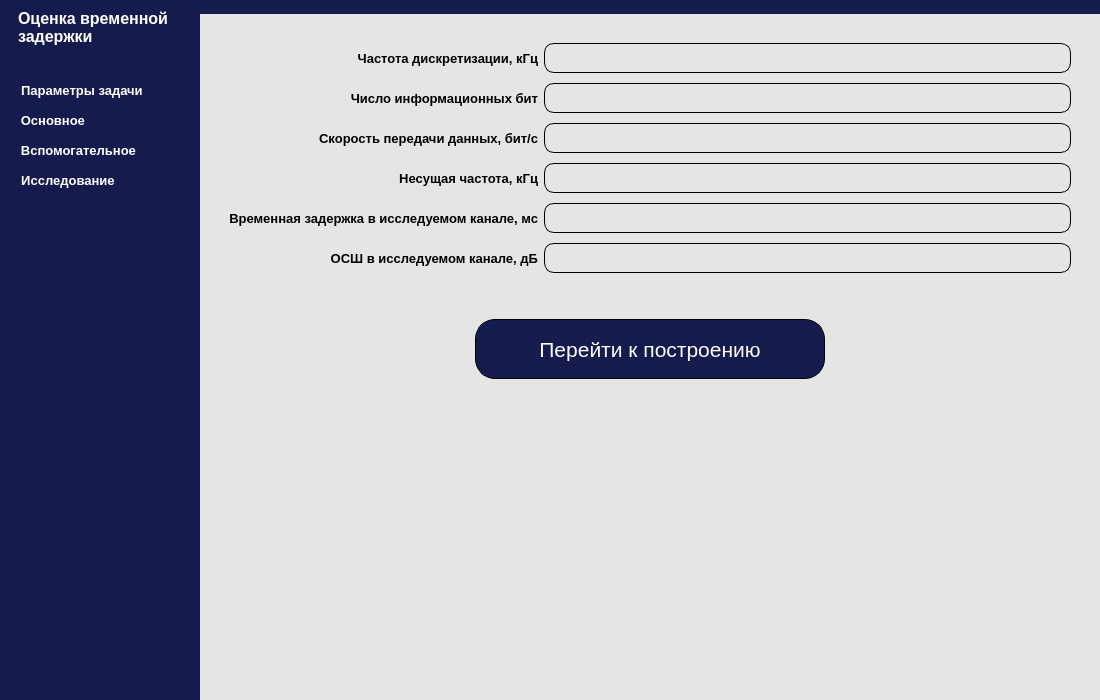
<?xml version="1.0" encoding="UTF-8"?>
<ui version="4.0">
 <class>MainWindow</class>
 <widget class="QMainWindow" name="MainWindow">
  <property name="enabled">
   <bool>true</bool>
  </property>
  <property name="geometry">
   <rect>
    <x>0</x>
    <y>0</y>
    <width>1100</width>
    <height>700</height>
   </rect>
  </property>
  <property name="minimumSize">
   <size>
    <width>1100</width>
    <height>700</height>
   </size>
  </property>
  <property name="contextMenuPolicy">
   <enum>Qt::DefaultContextMenu</enum>
  </property>
  <property name="windowTitle">
   <string>MainWindow</string>
  </property>
  <property name="styleSheet">
   <string notr="true">background-color: rgb(240, 240, 240);</string>
  </property>
  <property name="toolButtonStyle">
   <enum>Qt::ToolButtonTextBesideIcon</enum>
  </property>
  <property name="animated">
   <bool>true</bool>
  </property>
  <property name="documentMode">
   <bool>false</bool>
  </property>
  <property name="dockNestingEnabled">
   <bool>false</bool>
  </property>
  <property name="unifiedTitleAndToolBarOnMac">
   <bool>false</bool>
  </property>
  <widget class="QWidget" name="centralwidget">
   <property name="styleSheet">
    <string notr="true">border: none;</string>
   </property>
   <layout class="QHBoxLayout" name="horizontalLayout">
    <property name="spacing">
     <number>0</number>
    </property>
    <property name="leftMargin">
     <number>0</number>
    </property>
    <property name="topMargin">
     <number>0</number>
    </property>
    <property name="rightMargin">
     <number>0</number>
    </property>
    <property name="bottomMargin">
     <number>0</number>
    </property>
    <item>
     <widget class="QFrame" name="side_menu_container">
      <property name="minimumSize">
       <size>
        <width>0</width>
        <height>0</height>
       </size>
      </property>
      <property name="maximumSize">
       <size>
        <width>200</width>
        <height>16777215</height>
       </size>
      </property>
      <property name="styleSheet">
       <string notr="true">background-color: rgb(21, 28, 77);
border: none;</string>
      </property>
      <property name="frameShape">
       <enum>QFrame::StyledPanel</enum>
      </property>
      <property name="frameShadow">
       <enum>QFrame::Raised</enum>
      </property>
      <layout class="QVBoxLayout" name="verticalLayout_2">
       <property name="spacing">
        <number>0</number>
       </property>
       <property name="leftMargin">
        <number>0</number>
       </property>
       <property name="topMargin">
        <number>0</number>
       </property>
       <property name="rightMargin">
        <number>0</number>
       </property>
       <property name="bottomMargin">
        <number>0</number>
       </property>
       <item>
        <widget class="QFrame" name="side_menu">
         <property name="minimumSize">
          <size>
           <width>200</width>
           <height>0</height>
          </size>
         </property>
         <property name="styleSheet">
          <string notr="true"/>
         </property>
         <property name="frameShape">
          <enum>QFrame::StyledPanel</enum>
         </property>
         <property name="frameShadow">
          <enum>QFrame::Raised</enum>
         </property>
         <layout class="QVBoxLayout" name="verticalLayout_6">
          <property name="spacing">
           <number>0</number>
          </property>
          <property name="leftMargin">
           <number>0</number>
          </property>
          <property name="topMargin">
           <number>0</number>
          </property>
          <property name="rightMargin">
           <number>0</number>
          </property>
          <property name="bottomMargin">
           <number>0</number>
          </property>
          <item alignment="Qt::AlignHCenter|Qt::AlignTop">
           <widget class="QFrame" name="name_frame">
            <property name="frameShape">
             <enum>QFrame::StyledPanel</enum>
            </property>
            <property name="frameShadow">
             <enum>QFrame::Raised</enum>
            </property>
            <layout class="QHBoxLayout" name="horizontalLayout_3">
             <item alignment="Qt::AlignTop">
              <widget class="QLabel" name="application_name_label">
               <property name="font">
                <font>
                 <family>Arial</family>
                 <pointsize>12</pointsize>
                 <weight>75</weight>
                 <bold>true</bold>
                </font>
               </property>
               <property name="styleSheet">
                <string notr="true">color: rgb(255, 255, 255);</string>
               </property>
               <property name="text">
                <string>Оценка временной задержки</string>
               </property>
               <property name="scaledContents">
                <bool>false</bool>
               </property>
               <property name="wordWrap">
                <bool>true</bool>
               </property>
              </widget>
             </item>
             <item alignment="Qt::AlignTop">
              <widget class="QLabel" name="application_icon_label">
               <property name="text">
                <string/>
               </property>
               <property name="pixmap">
                <pixmap>../icons/application_icon.png</pixmap>
               </property>
              </widget>
             </item>
            </layout>
           </widget>
          </item>
          <item>
           <widget class="QFrame" name="buttons_frame">
            <property name="sizePolicy">
             <sizepolicy hsizetype="Preferred" vsizetype="Expanding">
              <horstretch>0</horstretch>
              <verstretch>0</verstretch>
             </sizepolicy>
            </property>
            <property name="frameShape">
             <enum>QFrame::NoFrame</enum>
            </property>
            <property name="frameShadow">
             <enum>QFrame::Plain</enum>
            </property>
            <layout class="QVBoxLayout" name="verticalLayout_7">
             <property name="spacing">
              <number>0</number>
             </property>
             <property name="leftMargin">
              <number>10</number>
             </property>
             <property name="topMargin">
              <number>0</number>
             </property>
             <property name="rightMargin">
              <number>0</number>
             </property>
             <property name="bottomMargin">
              <number>0</number>
             </property>
             <item>
              <spacer name="verticalSpacer_2">
               <property name="orientation">
                <enum>Qt::Vertical</enum>
               </property>
               <property name="sizeType">
                <enum>QSizePolicy::Fixed</enum>
               </property>
               <property name="sizeHint" stdset="0">
                <size>
                 <width>20</width>
                 <height>20</height>
                </size>
               </property>
              </spacer>
             </item>
             <item alignment="Qt::AlignLeft">
              <widget class="QPushButton" name="open_parameters_page_button">
               <property name="minimumSize">
                <size>
                 <width>0</width>
                 <height>30</height>
                </size>
               </property>
               <property name="font">
                <font>
                 <family>Arial</family>
                 <pointsize>10</pointsize>
                 <weight>75</weight>
                 <bold>true</bold>
                </font>
               </property>
               <property name="styleSheet">
                <string notr="true">color: rgb(255, 255, 255);</string>
               </property>
               <property name="text">
                <string>   Параметры задачи</string>
               </property>
               <property name="icon">
                <iconset>
                 <normaloff>../icons/settings.png</normaloff>../icons/settings.png</iconset>
               </property>
               <property name="iconSize">
                <size>
                 <width>30</width>
                 <height>30</height>
                </size>
               </property>
              </widget>
             </item>
             <item alignment="Qt::AlignLeft">
              <widget class="QPushButton" name="open_main_page_button">
               <property name="minimumSize">
                <size>
                 <width>0</width>
                 <height>30</height>
                </size>
               </property>
               <property name="font">
                <font>
                 <family>Arial</family>
                 <pointsize>10</pointsize>
                 <weight>75</weight>
                 <bold>true</bold>
                </font>
               </property>
               <property name="styleSheet">
                <string notr="true">color: rgb(255, 255, 255);</string>
               </property>
               <property name="text">
                <string>   Основное</string>
               </property>
               <property name="icon">
                <iconset>
                 <normaloff>../icons/main_graphs.png</normaloff>../icons/main_graphs.png</iconset>
               </property>
               <property name="iconSize">
                <size>
                 <width>30</width>
                 <height>30</height>
                </size>
               </property>
              </widget>
             </item>
             <item alignment="Qt::AlignLeft">
              <widget class="QPushButton" name="open_help_page_button">
               <property name="minimumSize">
                <size>
                 <width>0</width>
                 <height>30</height>
                </size>
               </property>
               <property name="font">
                <font>
                 <family>Arial</family>
                 <pointsize>10</pointsize>
                 <weight>75</weight>
                 <bold>true</bold>
                </font>
               </property>
               <property name="styleSheet">
                <string notr="true">color: rgb(255, 255, 255);</string>
               </property>
               <property name="text">
                <string>   Вспомогательное</string>
               </property>
               <property name="icon">
                <iconset>
                 <normaloff>../icons/help_graphs.png</normaloff>../icons/help_graphs.png</iconset>
               </property>
               <property name="iconSize">
                <size>
                 <width>30</width>
                 <height>30</height>
                </size>
               </property>
              </widget>
             </item>
             <item alignment="Qt::AlignLeft">
              <widget class="QPushButton" name="open_research_page_button">
               <property name="minimumSize">
                <size>
                 <width>0</width>
                 <height>30</height>
                </size>
               </property>
               <property name="font">
                <font>
                 <family>Arial</family>
                 <pointsize>10</pointsize>
                 <weight>75</weight>
                 <bold>true</bold>
                </font>
               </property>
               <property name="styleSheet">
                <string notr="true">color: rgb(255, 255, 255);</string>
               </property>
               <property name="text">
                <string>   Исследование</string>
               </property>
               <property name="icon">
                <iconset>
                 <normaloff>../icons/research.png</normaloff>../icons/research.png</iconset>
               </property>
               <property name="iconSize">
                <size>
                 <width>30</width>
                 <height>30</height>
                </size>
               </property>
              </widget>
             </item>
             <item>
              <spacer name="verticalSpacer">
               <property name="orientation">
                <enum>Qt::Vertical</enum>
               </property>
               <property name="sizeHint" stdset="0">
                <size>
                 <width>20</width>
                 <height>40</height>
                </size>
               </property>
              </spacer>
             </item>
            </layout>
           </widget>
          </item>
         </layout>
        </widget>
       </item>
      </layout>
     </widget>
    </item>
    <item>
     <widget class="QFrame" name="main_container">
      <property name="styleSheet">
       <string notr="true">background-color: rgb(229, 229, 229);</string>
      </property>
      <property name="frameShape">
       <enum>QFrame::StyledPanel</enum>
      </property>
      <property name="frameShadow">
       <enum>QFrame::Raised</enum>
      </property>
      <layout class="QVBoxLayout" name="verticalLayout">
       <property name="spacing">
        <number>0</number>
       </property>
       <property name="leftMargin">
        <number>0</number>
       </property>
       <property name="topMargin">
        <number>0</number>
       </property>
       <property name="rightMargin">
        <number>0</number>
       </property>
       <property name="bottomMargin">
        <number>0</number>
       </property>
       <item alignment="Qt::AlignTop">
        <widget class="QFrame" name="header_container">
         <property name="styleSheet">
          <string notr="true">background-color: rgb(21, 28, 77);
border: none;</string>
         </property>
         <property name="frameShape">
          <enum>QFrame::NoFrame</enum>
         </property>
         <property name="frameShadow">
          <enum>QFrame::Raised</enum>
         </property>
         <layout class="QHBoxLayout" name="horizontalLayout_2">
          <property name="spacing">
           <number>0</number>
          </property>
          <property name="leftMargin">
           <number>0</number>
          </property>
          <property name="topMargin">
           <number>0</number>
          </property>
          <property name="rightMargin">
           <number>0</number>
          </property>
          <property name="bottomMargin">
           <number>0</number>
          </property>
          <item alignment="Qt::AlignLeft|Qt::AlignTop">
           <widget class="QFrame" name="side_menu_button_frame">
            <property name="styleSheet">
             <string notr="true">border: none;</string>
            </property>
            <property name="frameShape">
             <enum>QFrame::StyledPanel</enum>
            </property>
            <property name="frameShadow">
             <enum>QFrame::Raised</enum>
            </property>
            <layout class="QVBoxLayout" name="verticalLayout_3">
             <property name="spacing">
              <number>0</number>
             </property>
             <property name="leftMargin">
              <number>0</number>
             </property>
             <property name="topMargin">
              <number>0</number>
             </property>
             <property name="rightMargin">
              <number>0</number>
             </property>
             <property name="bottomMargin">
              <number>0</number>
             </property>
             <item>
              <widget class="QPushButton" name="side_menu_button">
               <property name="text">
                <string/>
               </property>
               <property name="icon">
                <iconset>
                 <normaloff>../icons/back_menu.png</normaloff>../icons/back_menu.png</iconset>
               </property>
               <property name="iconSize">
                <size>
                 <width>30</width>
                 <height>30</height>
                </size>
               </property>
              </widget>
             </item>
            </layout>
           </widget>
          </item>
          <item alignment="Qt::AlignRight|Qt::AlignTop">
           <widget class="QFrame" name="window_buttons_frame">
            <property name="styleSheet">
             <string notr="true">border: none;</string>
            </property>
            <property name="frameShape">
             <enum>QFrame::StyledPanel</enum>
            </property>
            <property name="frameShadow">
             <enum>QFrame::Raised</enum>
            </property>
            <layout class="QHBoxLayout" name="horizontalLayout_4">
             <property name="spacing">
              <number>0</number>
             </property>
             <property name="leftMargin">
              <number>0</number>
             </property>
             <property name="topMargin">
              <number>0</number>
             </property>
             <property name="rightMargin">
              <number>0</number>
             </property>
             <property name="bottomMargin">
              <number>0</number>
             </property>
             <item>
              <widget class="QPushButton" name="minimized_button">
               <property name="text">
                <string/>
               </property>
               <property name="icon">
                <iconset>
                 <normaloff>../icons/minimize_button.png</normaloff>../icons/minimize_button.png</iconset>
               </property>
               <property name="iconSize">
                <size>
                 <width>30</width>
                 <height>30</height>
                </size>
               </property>
              </widget>
             </item>
             <item>
              <widget class="QPushButton" name="maximized_button">
               <property name="text">
                <string/>
               </property>
               <property name="icon">
                <iconset>
                 <normaloff>../icons/maximize_button.png</normaloff>../icons/maximize_button.png</iconset>
               </property>
               <property name="iconSize">
                <size>
                 <width>30</width>
                 <height>30</height>
                </size>
               </property>
              </widget>
             </item>
             <item>
              <widget class="QPushButton" name="close_button">
               <property name="text">
                <string/>
               </property>
               <property name="icon">
                <iconset>
                 <normaloff>../icons/close_button.png</normaloff>../icons/close_button.png</iconset>
               </property>
               <property name="iconSize">
                <size>
                 <width>30</width>
                 <height>30</height>
                </size>
               </property>
              </widget>
             </item>
            </layout>
           </widget>
          </item>
         </layout>
        </widget>
       </item>
       <item>
        <widget class="QFrame" name="main_frame_container">
         <property name="sizePolicy">
          <sizepolicy hsizetype="Preferred" vsizetype="Expanding">
           <horstretch>0</horstretch>
           <verstretch>0</verstretch>
          </sizepolicy>
         </property>
         <property name="frameShape">
          <enum>QFrame::StyledPanel</enum>
         </property>
         <property name="frameShadow">
          <enum>QFrame::Raised</enum>
         </property>
         <layout class="QVBoxLayout" name="verticalLayout_5">
          <property name="spacing">
           <number>0</number>
          </property>
          <property name="leftMargin">
           <number>0</number>
          </property>
          <property name="topMargin">
           <number>0</number>
          </property>
          <property name="rightMargin">
           <number>0</number>
          </property>
          <property name="bottomMargin">
           <number>0</number>
          </property>
          <item>
           <widget class="QStackedWidget" name="stacked_widget">
            <property name="sizePolicy">
             <sizepolicy hsizetype="Preferred" vsizetype="Minimum">
              <horstretch>0</horstretch>
              <verstretch>0</verstretch>
             </sizepolicy>
            </property>
            <property name="styleSheet">
             <string notr="true"/>
            </property>
            <property name="currentIndex">
             <number>0</number>
            </property>
            <widget class="QWidget" name="parameters_page">
             <layout class="QFormLayout" name="formLayout">
              <item row="0" column="0">
               <widget class="QFrame" name="names_container">
                <property name="frameShape">
                 <enum>QFrame::StyledPanel</enum>
                </property>
                <property name="frameShadow">
                 <enum>QFrame::Raised</enum>
                </property>
                <layout class="QVBoxLayout" name="verticalLayout_8" stretch="0,0,0,0,0,0">
                 <property name="spacing">
                  <number>10</number>
                 </property>
                 <property name="sizeConstraint">
                  <enum>QLayout::SetMaximumSize</enum>
                 </property>
                 <property name="leftMargin">
                  <number>20</number>
                 </property>
                 <property name="topMargin">
                  <number>20</number>
                 </property>
                 <property name="rightMargin">
                  <number>0</number>
                 </property>
                 <property name="bottomMargin">
                  <number>0</number>
                 </property>
                 <item>
                  <widget class="QLabel" name="label_2">
                   <property name="minimumSize">
                    <size>
                     <width>0</width>
                     <height>30</height>
                    </size>
                   </property>
                   <property name="font">
                    <font>
                     <family>Arial</family>
                     <pointsize>10</pointsize>
                     <weight>75</weight>
                     <bold>true</bold>
                    </font>
                   </property>
                   <property name="text">
                    <string>Частота дискретизации, кГц</string>
                   </property>
                   <property name="alignment">
                    <set>Qt::AlignRight|Qt::AlignTrailing|Qt::AlignVCenter</set>
                   </property>
                  </widget>
                 </item>
                 <item>
                  <widget class="QLabel" name="label_5">
                   <property name="minimumSize">
                    <size>
                     <width>0</width>
                     <height>30</height>
                    </size>
                   </property>
                   <property name="font">
                    <font>
                     <family>Arial</family>
                     <pointsize>10</pointsize>
                     <weight>75</weight>
                     <bold>true</bold>
                    </font>
                   </property>
                   <property name="text">
                    <string>Число информационных бит</string>
                   </property>
                   <property name="alignment">
                    <set>Qt::AlignRight|Qt::AlignTrailing|Qt::AlignVCenter</set>
                   </property>
                  </widget>
                 </item>
                 <item>
                  <widget class="QLabel" name="label_6">
                   <property name="minimumSize">
                    <size>
                     <width>0</width>
                     <height>30</height>
                    </size>
                   </property>
                   <property name="font">
                    <font>
                     <family>Arial</family>
                     <pointsize>10</pointsize>
                     <weight>75</weight>
                     <bold>true</bold>
                    </font>
                   </property>
                   <property name="text">
                    <string>Скорость передачи данных, бит/с</string>
                   </property>
                   <property name="alignment">
                    <set>Qt::AlignRight|Qt::AlignTrailing|Qt::AlignVCenter</set>
                   </property>
                  </widget>
                 </item>
                 <item>
                  <widget class="QLabel" name="label_7">
                   <property name="minimumSize">
                    <size>
                     <width>0</width>
                     <height>30</height>
                    </size>
                   </property>
                   <property name="font">
                    <font>
                     <family>Arial</family>
                     <pointsize>10</pointsize>
                     <weight>75</weight>
                     <bold>true</bold>
                    </font>
                   </property>
                   <property name="text">
                    <string>Несущая частота, кГц</string>
                   </property>
                   <property name="alignment">
                    <set>Qt::AlignRight|Qt::AlignTrailing|Qt::AlignVCenter</set>
                   </property>
                  </widget>
                 </item>
                 <item>
                  <widget class="QLabel" name="label_8">
                   <property name="minimumSize">
                    <size>
                     <width>0</width>
                     <height>30</height>
                    </size>
                   </property>
                   <property name="font">
                    <font>
                     <family>Arial</family>
                     <pointsize>10</pointsize>
                     <weight>75</weight>
                     <bold>true</bold>
                    </font>
                   </property>
                   <property name="text">
                    <string>Временная задержка в исследуемом канале, мс</string>
                   </property>
                   <property name="alignment">
                    <set>Qt::AlignRight|Qt::AlignTrailing|Qt::AlignVCenter</set>
                   </property>
                  </widget>
                 </item>
                 <item>
                  <widget class="QLabel" name="label_9">
                   <property name="minimumSize">
                    <size>
                     <width>0</width>
                     <height>30</height>
                    </size>
                   </property>
                   <property name="font">
                    <font>
                     <family>Arial</family>
                     <pointsize>10</pointsize>
                     <weight>75</weight>
                     <bold>true</bold>
                    </font>
                   </property>
                   <property name="text">
                    <string>ОСШ в исследуемом канале, дБ</string>
                   </property>
                   <property name="alignment">
                    <set>Qt::AlignRight|Qt::AlignTrailing|Qt::AlignVCenter</set>
                   </property>
                  </widget>
                 </item>
                </layout>
               </widget>
              </item>
              <item row="0" column="1">
               <widget class="QFrame" name="edit_container">
                <property name="styleSheet">
                 <string notr="true"/>
                </property>
                <property name="frameShape">
                 <enum>QFrame::StyledPanel</enum>
                </property>
                <property name="frameShadow">
                 <enum>QFrame::Raised</enum>
                </property>
                <layout class="QVBoxLayout" name="verticalLayout_12">
                 <property name="spacing">
                  <number>10</number>
                 </property>
                 <property name="sizeConstraint">
                  <enum>QLayout::SetMaximumSize</enum>
                 </property>
                 <property name="leftMargin">
                  <number>0</number>
                 </property>
                 <property name="topMargin">
                  <number>20</number>
                 </property>
                 <property name="rightMargin">
                  <number>20</number>
                 </property>
                 <property name="bottomMargin">
                  <number>0</number>
                 </property>
                 <item>
                  <widget class="QLineEdit" name="sampling_rate_edit">
                   <property name="minimumSize">
                    <size>
                     <width>0</width>
                     <height>30</height>
                    </size>
                   </property>
                   <property name="font">
                    <font>
                     <family>Arial</family>
                     <pointsize>10</pointsize>
                     <weight>75</weight>
                     <bold>true</bold>
                    </font>
                   </property>
                   <property name="styleSheet">
                    <string notr="true">border: 1px solid black;
border-radius: 10px;</string>
                   </property>
                   <property name="alignment">
                    <set>Qt::AlignCenter</set>
                   </property>
                  </widget>
                 </item>
                 <item>
                  <widget class="QLineEdit" name="bits_count_edit">
                   <property name="minimumSize">
                    <size>
                     <width>0</width>
                     <height>30</height>
                    </size>
                   </property>
                   <property name="font">
                    <font>
                     <family>Arial</family>
                     <pointsize>10</pointsize>
                     <weight>75</weight>
                     <bold>true</bold>
                    </font>
                   </property>
                   <property name="styleSheet">
                    <string notr="true">border: 1px solid black;
border-radius: 10px;</string>
                   </property>
                   <property name="alignment">
                    <set>Qt::AlignCenter</set>
                   </property>
                  </widget>
                 </item>
                 <item>
                  <widget class="QLineEdit" name="bits_per_second_edit">
                   <property name="minimumSize">
                    <size>
                     <width>0</width>
                     <height>30</height>
                    </size>
                   </property>
                   <property name="font">
                    <font>
                     <family>Arial</family>
                     <pointsize>10</pointsize>
                     <weight>75</weight>
                     <bold>true</bold>
                    </font>
                   </property>
                   <property name="styleSheet">
                    <string notr="true">border: 1px solid black;
border-radius: 10px;</string>
                   </property>
                   <property name="frame">
                    <bool>true</bool>
                   </property>
                   <property name="alignment">
                    <set>Qt::AlignCenter</set>
                   </property>
                   <property name="placeholderText">
                    <string/>
                   </property>
                  </widget>
                 </item>
                 <item>
                  <widget class="QLineEdit" name="signal_freq_edit">
                   <property name="minimumSize">
                    <size>
                     <width>0</width>
                     <height>30</height>
                    </size>
                   </property>
                   <property name="font">
                    <font>
                     <family>Arial</family>
                     <pointsize>10</pointsize>
                     <weight>75</weight>
                     <bold>true</bold>
                    </font>
                   </property>
                   <property name="styleSheet">
                    <string notr="true">border: 1px solid black;
border-radius: 10px;</string>
                   </property>
                   <property name="alignment">
                    <set>Qt::AlignCenter</set>
                   </property>
                  </widget>
                 </item>
                 <item>
                  <widget class="QLineEdit" name="time_delay_edit">
                   <property name="minimumSize">
                    <size>
                     <width>0</width>
                     <height>30</height>
                    </size>
                   </property>
                   <property name="font">
                    <font>
                     <family>Arial</family>
                     <pointsize>10</pointsize>
                     <weight>75</weight>
                     <bold>true</bold>
                    </font>
                   </property>
                   <property name="styleSheet">
                    <string notr="true">border: 1px solid black;
border-radius: 10px;</string>
                   </property>
                   <property name="alignment">
                    <set>Qt::AlignCenter</set>
                   </property>
                  </widget>
                 </item>
                 <item>
                  <widget class="QLineEdit" name="snr_edit">
                   <property name="minimumSize">
                    <size>
                     <width>0</width>
                     <height>30</height>
                    </size>
                   </property>
                   <property name="font">
                    <font>
                     <family>Arial</family>
                     <pointsize>10</pointsize>
                     <weight>75</weight>
                     <bold>true</bold>
                    </font>
                   </property>
                   <property name="styleSheet">
                    <string notr="true">border: 1px solid black;
border-radius: 10px;</string>
                   </property>
                   <property name="alignment">
                    <set>Qt::AlignCenter</set>
                   </property>
                  </widget>
                 </item>
                </layout>
               </widget>
              </item>
              <item row="2" column="0" colspan="2">
               <widget class="QFrame" name="start_button_container">
                <property name="sizePolicy">
                 <sizepolicy hsizetype="Preferred" vsizetype="Expanding">
                  <horstretch>0</horstretch>
                  <verstretch>0</verstretch>
                 </sizepolicy>
                </property>
                <property name="frameShape">
                 <enum>QFrame::StyledPanel</enum>
                </property>
                <property name="frameShadow">
                 <enum>QFrame::Raised</enum>
                </property>
                <layout class="QVBoxLayout" name="verticalLayout_14" stretch="0">
                 <property name="spacing">
                  <number>0</number>
                 </property>
                 <property name="leftMargin">
                  <number>0</number>
                 </property>
                 <property name="topMargin">
                  <number>40</number>
                 </property>
                 <property name="rightMargin">
                  <number>0</number>
                 </property>
                 <property name="bottomMargin">
                  <number>0</number>
                 </property>
                 <item alignment="Qt::AlignHCenter|Qt::AlignTop">
                  <widget class="QPushButton" name="start_calc_button">
                   <property name="minimumSize">
                    <size>
                     <width>350</width>
                     <height>60</height>
                    </size>
                   </property>
                   <property name="maximumSize">
                    <size>
                     <width>200</width>
                     <height>40</height>
                    </size>
                   </property>
                   <property name="font">
                    <font>
                     <family>Arial</family>
                     <pointsize>16</pointsize>
                    </font>
                   </property>
                   <property name="styleSheet">
                    <string notr="true">background-color: rgb(21, 28, 77);
color: rgb(255, 255, 255);
border: 1px solid black;
border-radius: 20px;</string>
                   </property>
                   <property name="text">
                    <string>Перейти к построению</string>
                   </property>
                   <property name="icon">
                    <iconset>
                     <normaloff>../icons/start.png</normaloff>../icons/start.png</iconset>
                   </property>
                   <property name="iconSize">
                    <size>
                     <width>30</width>
                     <height>30</height>
                    </size>
                   </property>
                  </widget>
                 </item>
                </layout>
               </widget>
              </item>
             </layout>
            </widget>
            <widget class="QWidget" name="main_page">
             <layout class="QHBoxLayout" name="horizontalLayout_5">
              <item>
               <widget class="QFrame" name="frame">
                <property name="frameShape">
                 <enum>QFrame::StyledPanel</enum>
                </property>
                <property name="frameShadow">
                 <enum>QFrame::Raised</enum>
                </property>
                <layout class="QVBoxLayout" name="verticalLayout_9">
                 <property name="spacing">
                  <number>0</number>
                 </property>
                 <property name="leftMargin">
                  <number>0</number>
                 </property>
                 <property name="topMargin">
                  <number>0</number>
                 </property>
                 <property name="rightMargin">
                  <number>0</number>
                 </property>
                 <property name="bottomMargin">
                  <number>0</number>
                 </property>
                 <item>
                  <layout class="QVBoxLayout" name="verticalLayout_16">
                   <property name="spacing">
                    <number>0</number>
                   </property>
                  </layout>
                 </item>
                </layout>
               </widget>
              </item>
              <item alignment="Qt::AlignRight">
               <widget class="QFrame" name="frame_2">
                <property name="styleSheet">
                 <string notr="true">border: 1px solid black;
border-radius: 20px;</string>
                </property>
                <property name="frameShape">
                 <enum>QFrame::StyledPanel</enum>
                </property>
                <property name="frameShadow">
                 <enum>QFrame::Raised</enum>
                </property>
                <layout class="QVBoxLayout" name="verticalLayout_15">
                 <item>
                  <widget class="QRadioButton" name="am_manipulation_radio">
                   <property name="minimumSize">
                    <size>
                     <width>0</width>
                     <height>30</height>
                    </size>
                   </property>
                   <property name="font">
                    <font>
                     <family>Arial</family>
                     <pointsize>10</pointsize>
                     <weight>75</weight>
                     <bold>true</bold>
                    </font>
                   </property>
                   <property name="styleSheet">
                    <string notr="true">border: none;</string>
                   </property>
                   <property name="text">
                    <string>АМ-манипуляция</string>
                   </property>
                   <property name="checked">
                    <bool>true</bool>
                   </property>
                  </widget>
                 </item>
                 <item>
                  <widget class="QRadioButton" name="fm2_manipulation_radio">
                   <property name="minimumSize">
                    <size>
                     <width>0</width>
                     <height>30</height>
                    </size>
                   </property>
                   <property name="font">
                    <font>
                     <family>Arial</family>
                     <pointsize>10</pointsize>
                     <weight>75</weight>
                     <bold>true</bold>
                    </font>
                   </property>
                   <property name="styleSheet">
                    <string notr="true">border: none;</string>
                   </property>
                   <property name="text">
                    <string>ФМ2-манипуляция</string>
                   </property>
                  </widget>
                 </item>
                 <item>
                  <widget class="QRadioButton" name="mchm_manipulation_radio">
                   <property name="minimumSize">
                    <size>
                     <width>0</width>
                     <height>30</height>
                    </size>
                   </property>
                   <property name="font">
                    <font>
                     <family>Arial</family>
                     <pointsize>10</pointsize>
                     <weight>75</weight>
                     <bold>true</bold>
                    </font>
                   </property>
                   <property name="styleSheet">
                    <string notr="true">border: none;</string>
                   </property>
                   <property name="text">
                    <string>МЧМ-манипуляция</string>
                   </property>
                  </widget>
                 </item>
                 <item>
                  <spacer name="verticalSpacer_3">
                   <property name="orientation">
                    <enum>Qt::Vertical</enum>
                   </property>
                   <property name="sizeHint" stdset="0">
                    <size>
                     <width>20</width>
                     <height>40</height>
                    </size>
                   </property>
                  </spacer>
                 </item>
                 <item>
                  <widget class="QPushButton" name="draw_button">
                   <property name="minimumSize">
                    <size>
                     <width>0</width>
                     <height>30</height>
                    </size>
                   </property>
                   <property name="font">
                    <font>
                     <family>Arial</family>
                     <pointsize>10</pointsize>
                     <weight>75</weight>
                     <bold>true</bold>
                    </font>
                   </property>
                   <property name="styleSheet">
                    <string notr="true">background-color: rgb(21, 28, 77);
color: rgb(255, 255, 255);
border: 1px solid black;
border-radius: 15px;</string>
                   </property>
                   <property name="text">
                    <string>Построить</string>
                   </property>
                  </widget>
                 </item>
                </layout>
               </widget>
              </item>
             </layout>
            </widget>
            <widget class="QWidget" name="help_page">
             <layout class="QVBoxLayout" name="verticalLayout_10">
              <item alignment="Qt::AlignHCenter">
               <widget class="QLabel" name="label_3">
                <property name="font">
                 <font>
                  <family>Arial</family>
                  <pointsize>36</pointsize>
                  <weight>75</weight>
                  <bold>true</bold>
                 </font>
                </property>
                <property name="text">
                 <string>Вспомогательное</string>
                </property>
               </widget>
              </item>
             </layout>
            </widget>
            <widget class="QWidget" name="research_page">
             <layout class="QVBoxLayout" name="verticalLayout_11">
              <item alignment="Qt::AlignHCenter">
               <widget class="QLabel" name="label_4">
                <property name="font">
                 <font>
                  <family>Arial</family>
                  <pointsize>36</pointsize>
                  <weight>75</weight>
                  <bold>true</bold>
                 </font>
                </property>
                <property name="text">
                 <string>Исследование</string>
                </property>
               </widget>
              </item>
             </layout>
            </widget>
           </widget>
          </item>
         </layout>
        </widget>
       </item>
       <item alignment="Qt::AlignRight|Qt::AlignBottom">
        <widget class="QFrame" name="footer_container">
         <property name="frameShape">
          <enum>QFrame::StyledPanel</enum>
         </property>
         <property name="frameShadow">
          <enum>QFrame::Raised</enum>
         </property>
         <layout class="QVBoxLayout" name="verticalLayout_4">
          <property name="spacing">
           <number>0</number>
          </property>
          <property name="leftMargin">
           <number>0</number>
          </property>
          <property name="topMargin">
           <number>0</number>
          </property>
          <property name="rightMargin">
           <number>0</number>
          </property>
          <property name="bottomMargin">
           <number>0</number>
          </property>
          <item alignment="Qt::AlignRight|Qt::AlignBottom">
           <widget class="QFrame" name="resize_frame">
            <property name="minimumSize">
             <size>
              <width>10</width>
              <height>10</height>
             </size>
            </property>
            <property name="maximumSize">
             <size>
              <width>10</width>
              <height>10</height>
             </size>
            </property>
            <property name="frameShape">
             <enum>QFrame::StyledPanel</enum>
            </property>
            <property name="frameShadow">
             <enum>QFrame::Raised</enum>
            </property>
           </widget>
          </item>
         </layout>
        </widget>
       </item>
      </layout>
     </widget>
    </item>
   </layout>
  </widget>
  <widget class="QMenuBar" name="menubar">
   <property name="geometry">
    <rect>
     <x>0</x>
     <y>0</y>
     <width>1100</width>
     <height>21</height>
    </rect>
   </property>
  </widget>
 </widget>
 <resources/>
 <connections/>
</ui>
